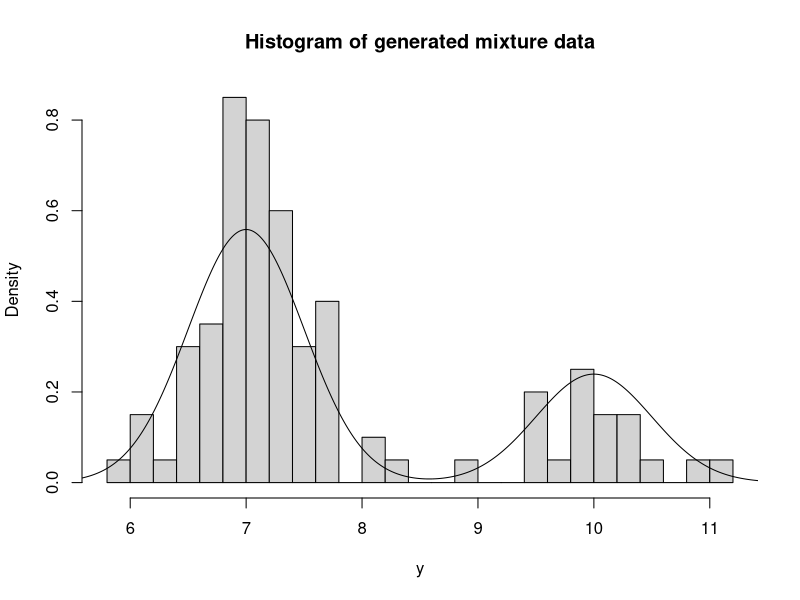
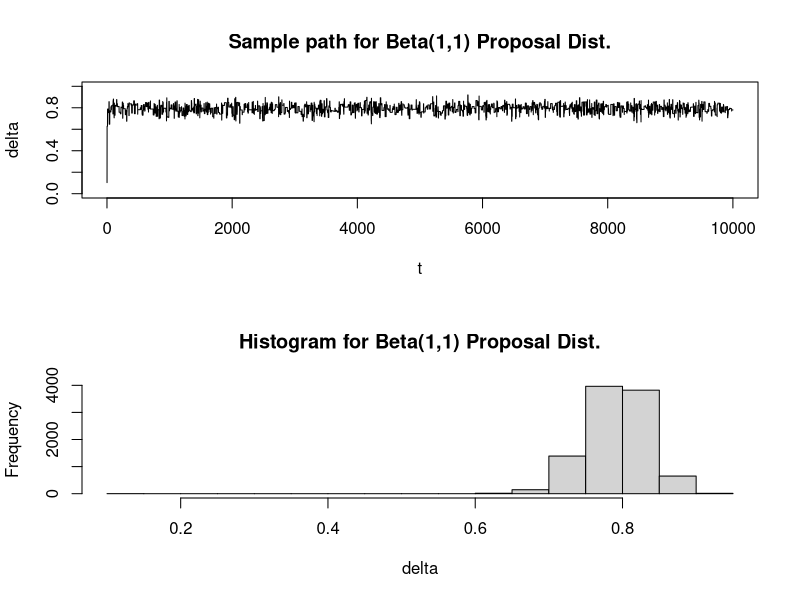

Write the R code that produced these figures, in order. (Note: this script raises an error after producing the figures.)
# HW 6 MCMC
# ---------------------------------------------------------------
# Problem 7.1
# The goal of this problem is to investigate the role of the 
# proposal distribution in a Metropolis–Hastings algorithm 
# designed to simulate from the posterior distribution of a 
# parameter δ. In part (a), you are asked to simulate data from a 
# distribution with δ known. For parts (b)–(d), assume δ is 
# unknown with a Unif(0,1) prior distribution for δ. For parts 
# (b)–(d), provide an appropriate plot and a table summarizing 
# the output of the algorithm. To facilitate comparisons, use the 
# same number of iterations, random seed, starting values, and 
# burn-in period for all implementations of the algorithm.

# a. Simulate 200 realizations from the mixture distribution in 
#    Equation (7.6) with δ = 0.7. Draw a histogram of these data.

# generate 200 realizations from mixture distribution
N          <- 100
components <- sample(1:2,prob=c(0.7,0.3),size=N,replace=TRUE)
mus        <- c(7, 10)
sds        <- c(0.5, 0.5)

y <- rnorm(n=N,mean=mus[components],sd=sds[components])
# plot the histogram of these 200 realizations
par(mfrow=c(1,1))
x <- seq(5, 14, by=.01)
d <- 0.7 * dnorm(x, 7, .5) + 0.3 * dnorm(x, 10, .5)
hist(y, breaks=20, freq=FALSE, main="Histogram of generated mixture data",ylab="Density")
points(x,d,type="l")

# b. Implement an independence chain MCMC procedure to simulate 
#    from the posterior distribution of δ, using your data from 
#    part (a).

# Init values
n <- 10000
x.val <- NULL
set.seed(0)

# Functions
f <- function(x){prod(x*dnorm(y, 7, 0.5) + (1-x)*dnorm(y, 10, 0.5))}
R <- function(xt,x){f(x)*g(xt)/(f(xt)*g(x))}

# Beta(1,1) proposal density
g <- function(x){ dbeta(x, 1, 1) }
x.val <- rbeta(1, 1, 1)
for(i in 1:n){
  xt = x.val[i]
  x = rbeta(1,1,1)
  p = min(R(xt,x),1)
  d = rbinom(1,1,p)
  x.val[i+1] = x*d + xt*(1-d)
}
mean(x.val[1:(n+1)])
par(mfrow=c(2,1))
plot(x.val[1:(n+1)],ylim=c(0,1),type="l",ylab="delta",xlab="t")
title("Sample path for Beta(1,1) Proposal Dist.")
hist(x.val[1:(n+1)],breaks=20,xlab="delta",
     main="Histogram for Beta(1,1) Proposal Dist.")

# c. Implement a random walk chain with δ∗ = δ(t) + ε with
#    ε ∼Unif(−1,1).

# Uniform(-1,1) walk
n      <- 10000
burnIn <- 1:1000
# Setup initial values
x    <- rep(0, n)
x[1] <- runif(1, -1, 1)
p    <- rep(0, n)
p[1] <- exp(x[1])/(1+exp(x[1]))

# loglikelihood function
loglikFunc <- function(p,x) {
  sum(log(p*dnorm(x,7,.5)+(1-p)*dnorm(x,10,.5)))
}

# Main for random walk
for (i in 1:(n-1)) {
  x[i+1] <- x[i] + runif(1, -1, 1)
  p[i+1] <- exp(x[i+1])/(1+exp(x[i+1]))
  R=exp(loglikFunc(p[i+1], y) - loglikFunc(p[i], y)) * exp(u[i])/exp(u[i+1])
  if (R < 1)
    if(rbinom(1, 1, R)==0)	{p[i+1] <- p[i]; u[i+1] <- u[i]}
}
mean(p[-burnIn])
par(mfrow=c(2,1))
plot(p,ylim=c(0,1),type="l",ylab="delta",xlab="t")
hist(p,breaks=20,xlab="delta",
     main="Histogram for Unif(-1,1) Walk")

# d. Reparameterize the problem letting U = log{δ/(1 − δ)} and 
#    U∗ = u(t) + ε. Implement a random walk chain in U-space 
#    as in Equation (7.8).

# Uniform(-1,1) walk
n      <- 10000
burnIn <- 1:1000
# Setup initial values
u    <- rep(0, n)
u[1] <- runif(1, -1, 1)
p    <- rep(0, n)
p[1] <- exp(u[1])/(1+exp(u[1]))

# loglikelihood function
loglikFunc <- function(p,x) {
  sum(log(p*dnorm(x,7,.5)+(1-p)*dnorm(x,10,.5)))
}

# Main for random walk
for (i in 1:(n-1)) {
  u[i+1] <- u[i] + runif(1, -1, 1)
  p[i+1] <- exp(u[i+1])/(1+exp(u[i+1]))
  R=exp(loglikFunc(p[i+1], y) - loglikFunc(p[i], y)) * exp(u[i])/exp(u[i+1])
  if (R < 1)
    if(rbinom(1, 1, R)==0)	{p[i+1] <- p[i]; u[i+1] <- u[i]}
}
mean(p[-burnIn])
par(mfrow=c(2,1))
plot(p,ylim=c(0,1),type="l",ylab="delta",xlab="t")
hist(p,breaks=20,xlab="delta",
     main="Histogram for Unif(-1,1) Walk")

# Problem 7.2
# Simulating from the mixture distribution in Equation (7.6) is 
# straightforward [see part (a) of Problem 7.1]. However, using 
# the Metropolis–Hastings algorithm to simu- late realizations 
# from this distribution is useful for exploring the role of the 
# proposal distribution.

# a. Implement a Metropolis–Hastings algorithm to simulate from 
#    Equation (7.6) with δ = 0.7, using N(x(t), 0.012) as the 
#    proposal distribution. For each of three starting values, 
#    x(0) = 0, 7, and 15, run the chain for 10,000 iterations. 
#    Plot the sample path of the output from each chain. If only 
#    one of the sample paths was available, what would you 
#    conclude about the chain? For each of the simulations, 
#    create a histogram of the realizations with the true density 
#    superimposed on the histogram. Based on your output from all 
#    three chains, what can you say about the behavior of the 
#    chain?




